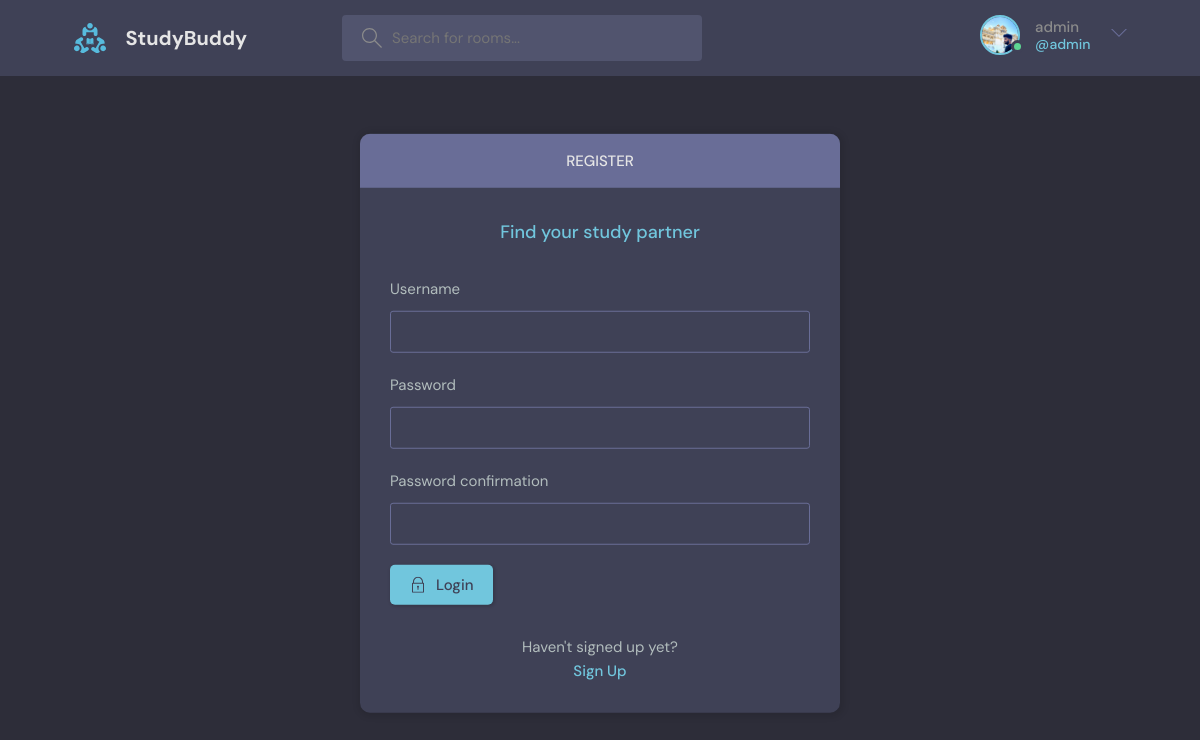
/register_page/ (signed in), run on the app's committed database.
### base/models.py (models this page shows)
class User(AbstractUser):
    bio = models.TextField(null=True)
    avatar = models.ImageField(null=True,default="avatar.svg")

### base/views.py (the view, shortened to what this page needs)
# urls.py: path('register_page/',views.registerUser,name="register"),
def registerUser(request):
    page = "register"
    form = CustomUserCreaionForm()
    context = {"page":page,"form":form}
    return render(request,"base/login_register.html",context)

### base/forms.py
class CustomUserCreaionForm(UserCreationForm):
    class Meta:
        model = User
        fields = ['username','password1','password2']

### base/templates/base/login_register.html (shortened to what this page needs)
{% extends 'main.html'%}
{% block content %}
    <main class="auth layout">
      {% if page == "login"%}
      <div class="container">
        <div class="layout__box">
          <div class="layout__boxHeader">
            <div class="layout__boxTitle">
              <h3>Login</h3>
            </div>
          </div>
          <div class="layout__body">
            <h2 class="auth__tagline">Find your study partner</h2>
            <form class="form" action="" method="POST">
              {% csrf_token %}
              <div class="form__group form__group">
                <label for="room_name">Username</label>
                <input id="username" name="username" type="text" placeholder="e.g. dennis_ivy" />
              </div>
              <div class="form__group">
                <label for="password">Password</label>
                <input
                  id="password"
                  name="password"
                  type="password"
                  placeholder="&bull;&bull;&bull;&bull;&bull;&bull;&bull;&bull;"
                />
              </div>
              <button class="btn btn--main" type="submit">
                <svg
                  version="1.1"
                  xmlns="http://www.w3.org/2000/svg"
                  width="32"
                  height="32"
                  viewBox="0 0 32 32"
                >
                  <title>lock</title>
                  <path
                    d="M27 12h-1v-2c0-5.514-4.486-10-10-10s-10 4.486-10 10v2h-1c-0.553 0-1 0.447-1 1v18c0 0.553 0.447 1 1 1h22c0.553 0 1-0.447 1-1v-18c0-0.553-0.447-1-1-1zM8 10c0-4.411 3.589-8 8-8s8 3.589 8 8v2h-16v-2zM26 30h-20v-16h20v16z"
                  ></path>
                  <path
                    d="M15 21.694v4.306h2v-4.306c0.587-0.348 1-0.961 1-1.694 0-1.105-0.895-2-2-2s-2 0.895-2 2c0 0.732 0.413 1.345 1 1.694z"
                  ></path>
                </svg>
                Login
              </button>
            </form>
            <div class="auth__action">
              <p>Haven't signed up yet?</p>
              <a href="{% url 'register' %}" class="btn btn--link">Sign Up</a>
            </div>
          </div>
        </div>
      </div>
      {% else %}
      <div class="container">
        <div class="layout__box">
          <div class="layout__boxHeader">
            <div class="layout__boxTitle">
              <h3>Register</h3>
            </div>
          </div>
          <div class="layout__body">
            <h2 class="auth__tagline">Find your study partner</h2>
            <form class="form" action="" method="POST">
              {% for field in form %}
              <div class="form__group form__group">
                <label for="room_name">{{ field.label}}</label>
                {{ field }}
              </div>
              {% endfor %}
              <button class="btn btn--main" type="submit">
                Login
              </button>
            </form>
            <div class="auth__action">
              <p>Haven't signed up yet?</p>
              <a href="{% url 'login' %}" class="btn btn--link">Sign Up</a>
            </div>
          </div>
        </div>
      </div>
      {% endif %}
    </main>
{% endblock %}

### templates/navbar.html (shortened to what this page needs)
{% load static %}
<header class="header header--loggedIn">
    <div class="container">
      <a href="{% url 'home'%}" class="header__logo">
        <img src="{% static 'images/logo.svg' %}" />
        <h1>StudyBuddy</h1>
      </a>
      <form class="header__search" method="GET" action="{% url 'home'%}">
        <label>
          <input name="q" placeholder="Search for rooms..." />
        </label>
      </form>
      <nav class="header__menu">
        {% if request.user.is_authenticated %}
        <div class="header__user">
          <a href="{% url 'user_profile' request.user.id %}">
            <div class="avatar avatar--medium active">
              <img src="{{ request.user.avatar.url }}" />
            </div>
            <p>{{request.user.username}}<span>@{{request.user.username}}</span></p>
          </a>
          <button class="dropdown-button">
            <svg version="1.1" xmlns="http://www.w3.org/2000/svg" width="32" height="32" viewBox="0 0 32 32">
              <title>chevron-down</title>
              <path d="M16 21l-13-13h-3l16 16 16-16h-3l-13 13z"></path>
            </svg>
          </button>
        </div>
        {% else %}
        <a href="{% url 'login' %}">
          <img src="{% static 'images/avatar.svg' %}" />
          <p>Login</p>
        </a>
        {% endif %}
      </nav>
    </div>
  </header>

### data on the page
User: user.avatar (picture), user.username "admin"

### other printed values
{{ field.label }} "Username" "Password" "Password confirmation"
